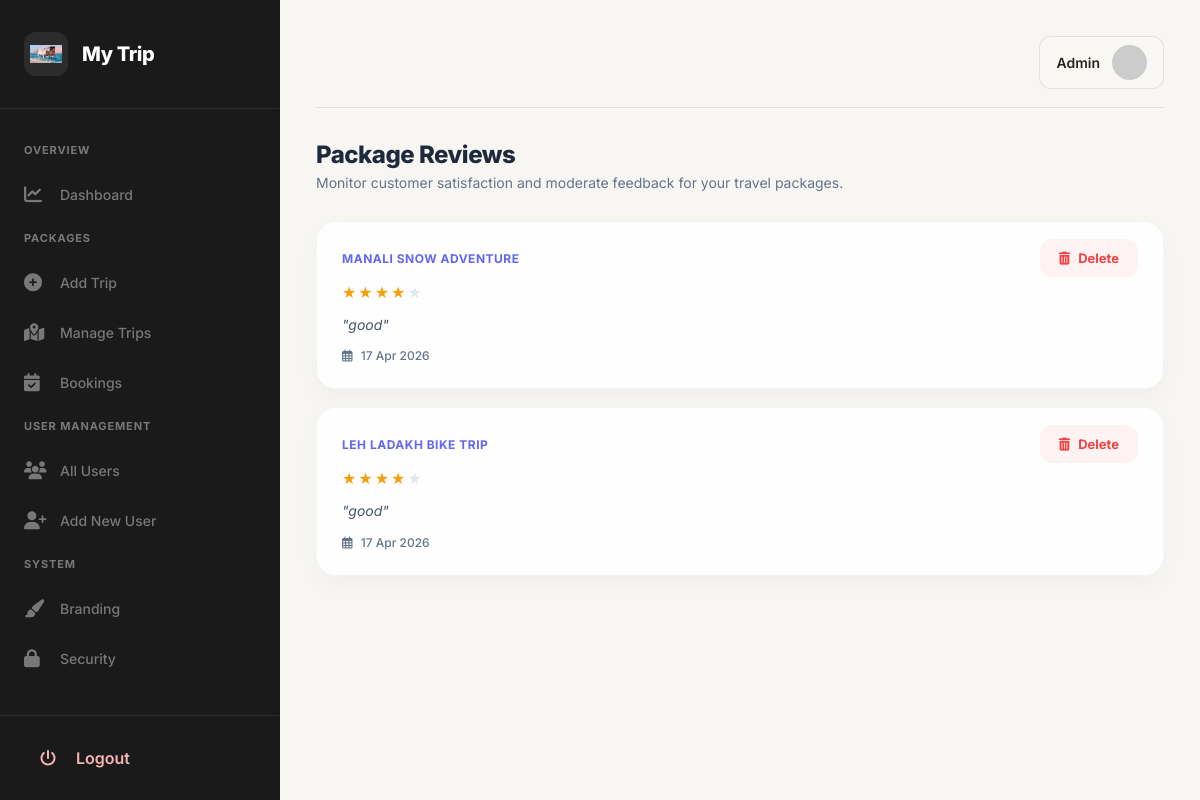
Page /admin/reviews.php on the committed database.
### tables this page shows
CREATE TABLE `settings` (
  `id` int(11) NOT NULL DEFAULT 1,
  `site_name` varchar(255) DEFAULT 'MyTrip',
  `logo` varchar(255) DEFAULT 'logo.png',
  `updated_at` timestamp NOT NULL DEFAULT current_timestamp() ON UPDATE current_timestamp(),
  PRIMARY KEY (`id`)
);

CREATE TABLE `reviews` (
  `id` int(11) NOT NULL AUTO_INCREMENT,
  `package_id` int(11) NOT NULL,
  `user_id` int(11) NOT NULL,
  `user_name` varchar(100) DEFAULT NULL,
  `rating` int(11) NOT NULL CHECK (`rating` >= 1 and `rating` <= 5),
  `comment` text DEFAULT NULL,
  `created_at` timestamp NOT NULL DEFAULT current_timestamp(),
  PRIMARY KEY (`id`),
  KEY `package_id` (`package_id`),
  CONSTRAINT `reviews_ibfk_1` FOREIGN KEY (`package_id`) REFERENCES `packages` (`id`) ON DELETE CASCADE
);

CREATE TABLE `packages` (
  `id` int(11) NOT NULL AUTO_INCREMENT,
  `title` varchar(255) NOT NULL,
  `location` varchar(100) NOT NULL,
  `category` enum('National','International') NOT NULL DEFAULT 'National',
  `travel_mode` varchar(50) NOT NULL DEFAULT 'Flight',
  `price` decimal(10,2) NOT NULL,
  `duration` varchar(50) NOT NULL,
  `description` text DEFAULT NULL,
  `image_url` varchar(255) DEFAULT NULL,
  PRIMARY KEY (`id`)
);

### admin/reviews.php (the view, shortened to what this page needs)
<?php
include 'header.php';
?>
<div class="admin-header">
    <h2>Package Reviews</h2>
    <p>Monitor customer satisfaction and moderate feedback for your travel packages.</p>
</div>
<div class="reviews-list">
    <?php
    $sql = "SELECT r.*, p.title FROM reviews r
            LEFT JOIN packages p ON r.package_id = p.id
            ORDER BY r.created_at DESC";
    $result = $conn->query($sql);
    if ($result->num_rows > 0) {
        while($row = $result->fetch_assoc()) {
            $tripName = $row['title'] ? $row['title'] : "Deleted Package";
            ?>
            <div class="review-card">
                <div style="flex: 1; padding-right: 20px;">
                    <span class="trip-tag"><?php echo $tripName; ?></span>
                    <div style="margin: 8px 0;">
                        <?php
                        for($i=1; $i<=5; $i++) {
                            echo ($i <= $row['rating']) ? "<span class='star-active'>★</span>" : "<span class='star-inactive'>★</span>";
                        }
                        ?>
                    </div>
                    <p class="review-comment">"<?php echo htmlspecialchars($row['comment']); ?>"</p>
                    <div class="review-date">
                        <i class="far fa-calendar-alt" style="margin-right: 5px;"></i>
                        <?php echo date('d M Y', strtotime($row['created_at'])); ?>
                    </div>
                </div>
                <div>
                    <a href="?delete_id=<?php echo $row['id']; ?>"
                       class="btn-delete-review"
                       onclick="return confirm('Permanently remove this customer review?')">
                       <i class="fas fa-trash-alt" style="margin-right: 5px;"></i> Delete
                    </a>
                </div>
            </div>
            <?php
        }
    } else {
        echo "<div class='no-reviews'>
                <i class='fas fa-comment-slash' style='font-size: 40px; margin-bottom: 15px; color: #cbd5e1;'></i>
                <p>No customer reviews have been submitted yet.</p>
              </div>";
    }
    ?>
</div>
<?php include 'footer.php'; ?>

### admin/header.php (shortened to what this page needs)
<?php
include 'db.php';
$settings_query = $conn->query("SELECT * FROM settings WHERE id = 1");
$settings = $settings_query->fetch_assoc();
$site_logo = (!empty($settings['logo'])) ? $settings['logo'] : 'logo.png';
$site_name = (!empty($settings['site_name'])) ? $settings['site_name'] : 'Travel Admin';
function isActive($page) {
    return (basename($_SERVER['PHP_SELF']) == $page) ? 'active' : '';
}
?>
<!DOCTYPE html>
<html lang="en">
<head>
    <link rel="stylesheet" href="https://cdnjs.cloudflare.com/ajax/libs/font-awesome/6.4.0/css/all.min.css">
</head>
<body>
<nav class="sidebar">
    <a href="dashboard.php" class="sidebar-brand">
        <img src="uploads/<?php echo $site_logo; ?>" alt="Logo" class="brand-logo">
        <span class="brand-name"><?php echo $site_name; ?></span>
    </a>
    <ul class="sidebar-menu">
        <li class="sidebar-divider-label">Overview</li>
        <li>
            <a href="dashboard.php" class="<?php echo isActive('dashboard.php'); ?>">
                <i class="fas fa-chart-line"></i> Dashboard
            </a>
        </li>
        <li class="sidebar-divider-label">Packages</li>
        <li>
            <a href="add_package.php" class="<?php echo isActive('add_package.php'); ?>">
                <i class="fas fa-plus-circle"></i> Add Trip
            </a>
        </li>
        <li>
            <a href="manage_packages.php" class="<?php echo isActive('manage_packages.php'); ?>">
                <i class="fas fa-map-marked-alt"></i> Manage Trips
            </a>
        </li>
        <li>
            <a href="bookings.php" class="<?php echo isActive('bookings.php'); ?>">
                <i class="fas fa-calendar-check"></i> Bookings
            </a>
        </li>
        <li class="sidebar-divider-label">User Management</li>
        <li>
            <a href="users.php" class="<?php echo isActive('users.php'); ?>">
                <i class="fas fa-users"></i> All Users
            </a>
        </li>
        <li>
            <a href="add_user.php" class="<?php echo isActive('add_user.php'); ?>">
                <i class="fas fa-user-plus"></i> Add New User
            </a>
        </li>
        <li class="sidebar-divider-label">System</li>
        <li>
            <a href="settings.php" class="<?php echo isActive('settings.php'); ?>">
                <i class="fas fa-paint-brush"></i> Branding
            </a>
        </li>
        <li>
            <a href="change_password.php" class="<?php echo isActive('change_password.php'); ?>">
                <i class="fas fa-lock"></i> Security
            </a>
        </li>
    </ul>
    <div class="logout-section">
        <a href="logout.php" class="logout-link">
            <i class="fas fa-power-off" style="width: 22px; margin-right: 14px;"></i> Logout
        </a>
    </div>
</nav>
<main class="main-wrapper">
    <div class="top-navbar">
        <a href="profile.php" class="user-profile-nav">
            <span style="font-size: 14px; font-weight: 600;">Admin</span>
            <img src="https://ui-avatars.com/api/?name=Admin&background=01696f&color=fff&size=40&bold=true" class="nav-avatar">
        </a>
    </div>

### admin/header.php (style rules this page uses)
:root { --bg: #f7f6f2; --surface: #f9f8f5; --surface-2: #ffffff; --surface-soft: #f1ede7; --border: rgba(40, 37, 29, 0.10); --text: #28251d; --text-muted: #7a7974; --primary: #01696f; --primary-hover: #0c4e54; --primary-soft: #d8e8e7; --radius-xl: 28px; --transition: 0.3s ease; --sidebar-width: 280px; --sidebar-bg: #1a1a1a; --sidebar-text-muted: #797876; --sidebar-border: rgba(255, 255, 255, 0.08); }
* { box-sizing: border-box; margin: 0; padding: 0; }
a { text-decoration: none !important; color: inherit; outline: none; }
body { font-family: 'Inter', sans-serif; background: var(--bg); color: var(--text); min-height: 100vh; }
.sidebar { width: var(--sidebar-width); background: var(--sidebar-bg); height: 100vh; position: fixed; left: 0; top: 0; display: flex; flex-direction: column; z-index: 1000; border-right: 1px solid var(--border); }
.sidebar-brand { padding: 32px 24px; display: flex; align-items: center; gap: 14px; border-bottom: 1px solid var(--sidebar-border); }
.brand-logo { width: 44px; height: 44px; object-fit: contain; border-radius: 12px; background: rgba(255, 255, 255, 0.08); padding: 6px; }
.brand-name { font-size: 20px; font-weight: 800; color: white; letter-spacing: -0.02em; }
.sidebar-menu { flex: 1; list-style: none; padding: 24px 0; overflow-y: auto; }
.sidebar-menu li { margin-bottom: 4px; }
.sidebar-menu a { display: flex; align-items: center; padding: 14px 24px; color: var(--sidebar-text-muted); border-radius: 0 20px 20px 0; font-weight: 500; font-size: 14px; transition: all var(--transition); margin-right: 12px; }
.sidebar-menu a i { width: 22px; font-size: 18px; margin-right: 14px; }
.sidebar-divider-label { padding: 10px 24px; font-size: 11px; color: var(--sidebar-text-muted); text-transform: uppercase; font-weight: 700; letter-spacing: 0.08em; }
.logout-section { padding: 20px 24px; border-top: 1px solid var(--sidebar-border); }
.logout-link { display: flex; align-items: center; color: #f8b4b4 !important; font-weight: 600; padding: 12px 16px; border-radius: 12px; transition: all var(--transition); }
.main-wrapper { margin-left: var(--sidebar-width); width: calc(100vw - var(--sidebar-width)); min-height: 100vh; padding: 36px; }
.top-navbar { display: flex; justify-content: flex-end; align-items: center; margin-bottom: 32px; padding-bottom: 18px; border-bottom: 1px solid var(--border); }
.user-profile-nav { display: flex; align-items: center; gap: 12px; padding: 8px 16px; border-radius: 12px; border: 1px solid var(--border); background: var(--surface); transition: var(--transition); }
.nav-avatar { width: 35px; height: 35px; border-radius: 50%; object-fit: cover; }

### admin/reviews.php (style rules this page uses)
:root { --accent: #6366f1; --accent-hover: #4f46e5; --danger: #ef4444; --bg-glass: rgba(255, 255, 255, 0.9); --text-dark: #1e293b; --text-muted: #64748b; --border-color: #f1f5f9; --star-gold: #f59e0b; }
.admin-header { margin-bottom: 30px; }
.admin-header h2 { color: var(--text-dark); font-weight: 800; letter-spacing: -0.5px; margin: 0; }
.admin-header p { color: var(--text-muted); font-size: 14px; margin-top: 5px; }
.review-card { background: var(--bg-glass); backdrop-filter: blur(12px); border-radius: 20px; padding: 25px; margin-bottom: 18px; box-shadow: 0 10px 25px rgba(0,0,0,0.03); border: 1px solid var(--border-color); display: flex; justify-content: space-between; align-items: flex-start; transition: transform 0.3s ease, box-shadow 0.3s ease; }
.trip-tag { font-size: 12px; color: var(--accent); font-weight: 700; text-transform: uppercase; letter-spacing: 0.5px; margin-bottom: 8px; display: inline-block; }
.star-active { color: var(--star-gold); font-size: 16px; margin-right: 2px; }
.star-inactive { color: #e2e8f0; font-size: 16px; margin-right: 2px; }
.review-comment { color: #475569; font-size: 14px; line-height: 1.6; margin: 12px 0; font-style: italic; }
.review-date { font-size: 12px; color: var(--text-muted); font-weight: 500; }
.btn-delete-review { background: #fef2f2; color: var(--danger); padding: 10px 18px; border-radius: 12px; text-decoration: none; font-weight: 700; font-size: 13px; transition: 0.3s; border: 1px solid transparent; }

### rows in the picture
settings: logo (picture), site_name "My Trip"
reviews: package.title "MANALI SNOW ADVENTURE", rating 4 (drawn), comment "good", created_at "17 Apr 2026"
reviews: package.title "LEH LADAKH BIKE TRIP", rating 4 (drawn), comment "good", created_at "17 Apr 2026"
